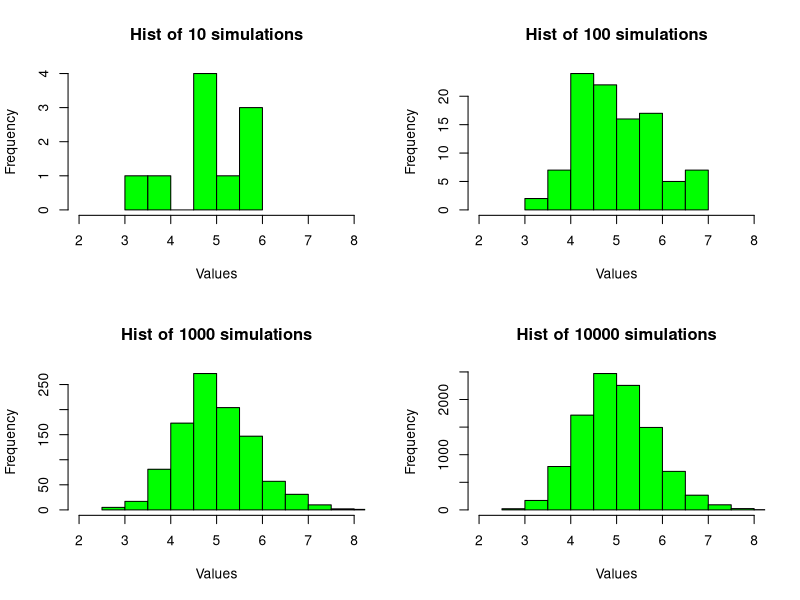
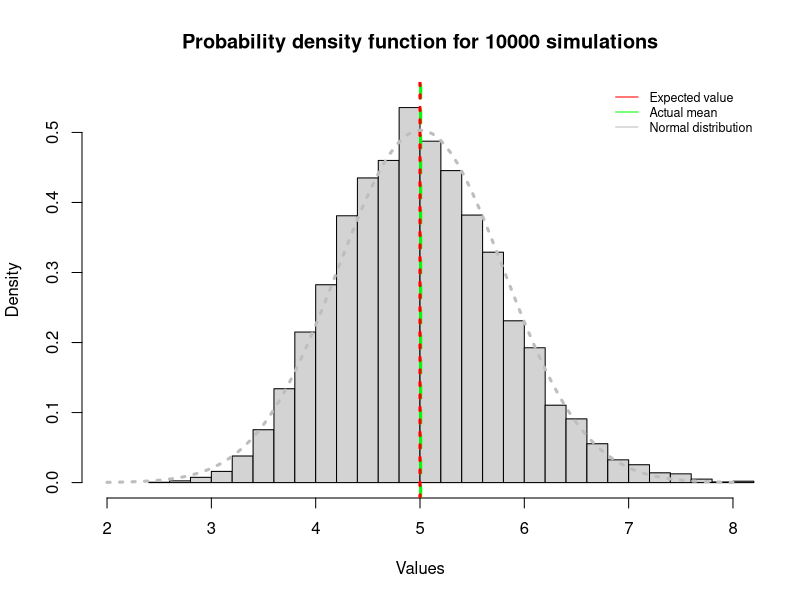
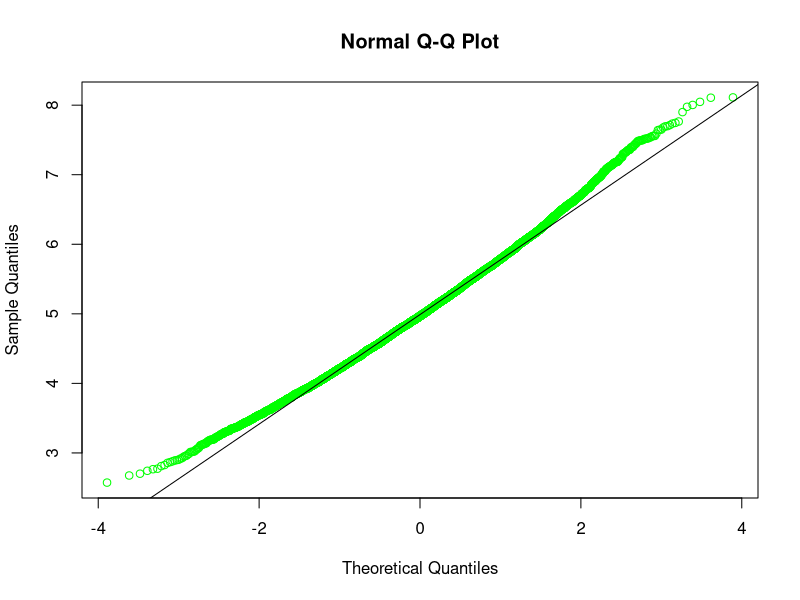
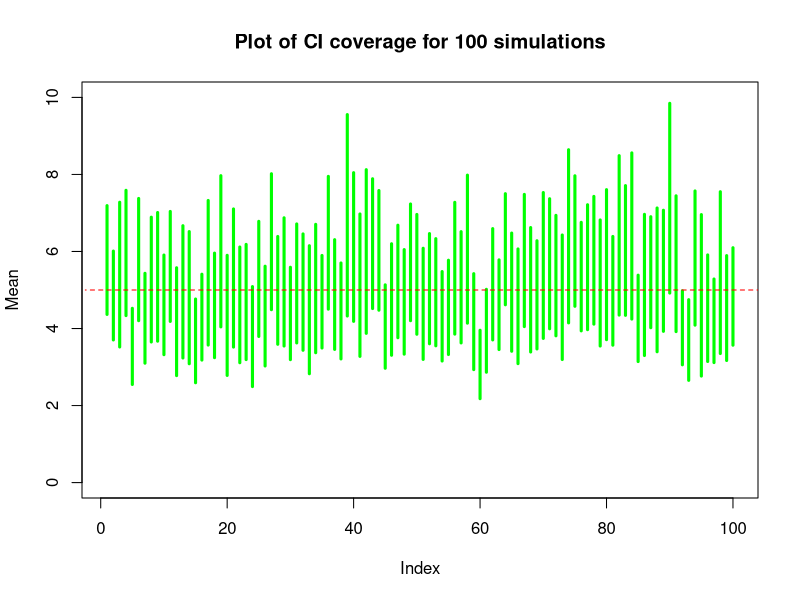

The R source for these figures, in order:
## ---- chunk 1
library(knitr)
library(plotrix)

opts_chunk$set(eval = TRUE)
opts_chunk$set(fig.height = 4)
## ---- chunk 2
# set the random seed
set.seed(1230)

# set the fixed parameters
lambda <- .2; n <- 40

# prepare the device for a 2x2 plot to show distribution of 10, 100, 1000 and 10000. 
par(mfrow = c(2,2))

# generate the random variables for n-values
for (no_sim in c(10, 100, 1000, 10000)){

  # clear the vectors
  mean_values <- NULL; mean_sds <- NULL

  for (i in 1:no_sim){
    # calculate the mean & sd of all the sample means
    values <- rexp(n, lambda)
    means <- mean(values); sds <- sd(values)
    mean_values  <- c(mean_values, means); mean_sds <- c(mean_sds, sds)
  }

  myhist <- hist(mean_values , freq = TRUE, xlim = c(2, 8), 
                 main = paste("Hist of", no_sim, "simulations"), xlab = "Values", col="green")
}
## ---- chunk 3
mean(mean_values)
## ---- chunk 4
# n: 10,000 - histogram of probability density
par(mfrow = c(1,1))
myhist <- hist(mean_values , freq = FALSE, xlim = c(2, 8), ylim = c(0, .55), 
               breaks = 25, main = paste("Probability density function for", no_sim, "simulations"), 
               xlab = "Values")

# calculate the total mean and standard deviation
avg <- mean(mean_values)
s <- sd(mean_values)

# Average value from the data set is plotted. 
abline(v = avg , col = "green", lwd = 3, lty = 2)

# Expected valued of exponential distribution is plotted
abline(v = 5, col = "red", lwd = 3, lty = 9)

# plot the theoretical normal distribution for the data set
x <- seq(min(mean_values ), max(mean_values ), length = 100) 
y <- dnorm(x, mean = avg, sd = s)
curve(dnorm(x, mean = avg, sd = s), 
      col = "gray", lwd = 3, lty = 3, add = TRUE)

legend('topright', c("Expected value", "Actual mean", "Normal distribution"), 
       lty=1, col=c('red', 'green', "gray"), bty='n', cex=.75)
## ---- chunk 5
sd(mean_values)
## ---- chunk 6
qqnorm(mean_values, col = "green")
qqline(mean_values)
## ---- chunk 7
# construct 95% CI for each simulation
upper <- mean_values +  1.96 * (mean_sds/sqrt(n))
lower <- mean_values -  1.96 * (mean_sds/sqrt(n))
sum(lower < 5 & 5 < upper)/10000 * 100
## ---- chunk 8
# rerun for no_sim <- 100
no_sim <- 100

mean_values <- NULL; mean_sds <- NULL

for (i in 1:no_sim){
  # calculate the mean & sd of all the sample means
  values <- rexp(n, lambda)
  means <- mean(values); sds <- sd(values)
  mean_values  <- c(mean_values, means); mean_sds <- c(mean_sds, sds)
}
# construct 95% CI for each simulation
upper <- mean_values +  1.96 * (mean_sds/sqrt(n))
lower <- mean_values -  1.96 * (mean_sds/sqrt(n))
sum(lower < 5 & 5 < upper)/10000 * 100

index <- c(1:no_sim)

plot(index, upper, ylim = c(0, 10), type = "n", xlab = "Index", ylab = "Mean", 
     main = "Plot of CI coverage for 100 simulations")

segments(index, upper, index, lower, col = "green", lwd = 3)
#ablineclip(h = 5, col = "red", lwd = 2, lty = 2)
text(-8, 5, expression(paste("", mu, "")), cex = 1.5)
ablineclip(h=5, x1 = -2.5, lty = 2, col="red")

